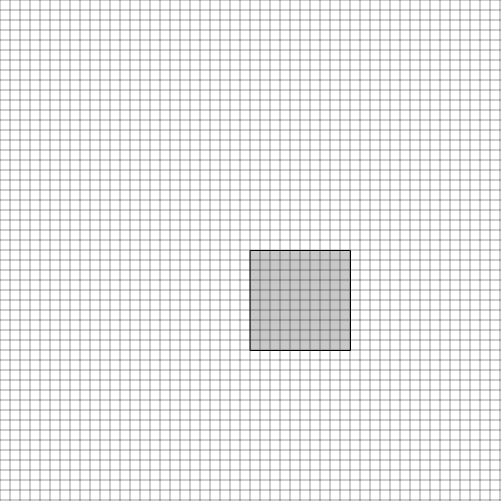
Frame 1 (no input)
Frame 60 (no input): identical to frame 1, image omitted
Frame 120 (the mouse pressed at the canvas centre since frame 60): identical to frame 1, image omitted

The p5.js sketch that drew this single still picture (run headless with seeded random() and noise() and a simulated clock; from frame 60 on, the mouse is pressed at the canvas centre):

// p5.js sketch
// ── sketch.js

function setup() {
  createCanvas(501, 501);
}

function draw() {
  background(255);
  fill(200);
  //translate(width/2, height/2);
  //rotate(radians(45));
  //rect(0, 0, 100, 100);
  rect( width/2, height/2, 100, 100 );
  drawGrid();
}

function drawGrid() {
  push();
  noFill();
  stroke(0, 100);
  for (var x = 0; x < width; x +=10 ) {
    line(x, 0, x, height);
  }
  for (var y = 0; y < height; y += 10) {
    line(0, y, width, y);
  }
  pop();
}
